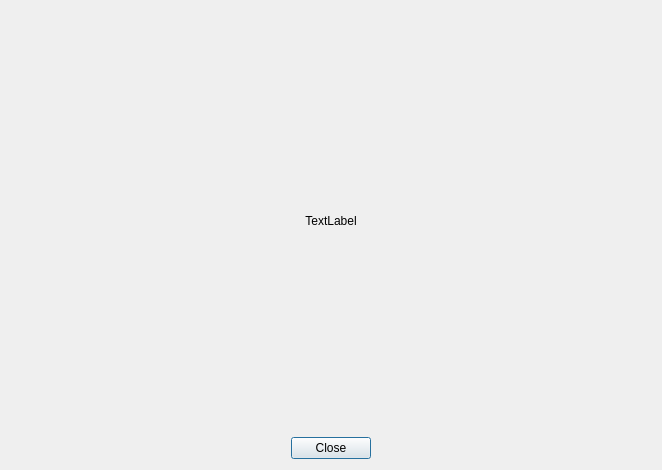
<?xml version="1.0" encoding="UTF-8"?>
<ui version="4.0">
 <class>Preview</class>
 <widget class="QDialog" name="Preview">
  <property name="geometry">
   <rect>
    <x>0</x>
    <y>0</y>
    <width>658</width>
    <height>467</height>
   </rect>
  </property>
  <property name="windowTitle">
   <string>Dialog</string>
  </property>
  <layout class="QGridLayout" name="gridLayout">
   <item row="0" column="0">
    <widget class="QLabel" name="preview_img">
     <property name="minimumSize">
      <size>
       <width>640</width>
       <height>420</height>
      </size>
     </property>
     <property name="maximumSize">
      <size>
       <width>640</width>
       <height>420</height>
      </size>
     </property>
     <property name="text">
      <string>TextLabel</string>
     </property>
     <property name="alignment">
      <set>Qt::AlignCenter</set>
     </property>
    </widget>
   </item>
   <item row="1" column="0" alignment="Qt::AlignHCenter">
    <widget class="QPushButton" name="close_btn">
     <property name="sizePolicy">
      <sizepolicy hsizetype="Fixed" vsizetype="Fixed">
       <horstretch>0</horstretch>
       <verstretch>0</verstretch>
      </sizepolicy>
     </property>
     <property name="text">
      <string>Close</string>
     </property>
     <property name="checkable">
      <bool>false</bool>
     </property>
     <property name="default">
      <bool>false</bool>
     </property>
     <property name="flat">
      <bool>false</bool>
     </property>
    </widget>
   </item>
  </layout>
 </widget>
 <resources/>
 <connections/>
</ui>
